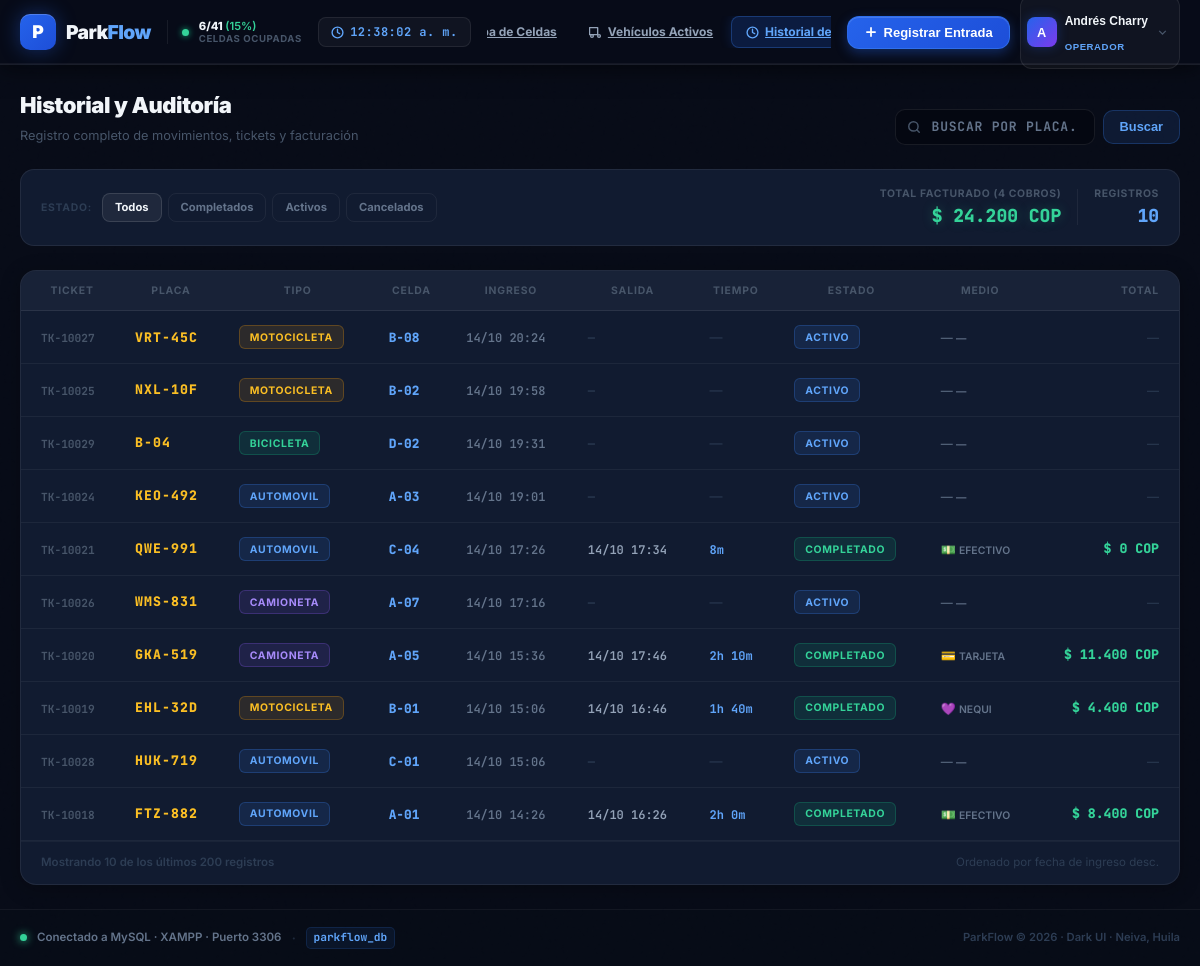
The app's page /php-app/index.php?view=history with its own data.
### tables this page shows
CREATE TABLE `users` (
  `id` VARCHAR(50) NOT NULL,
  `name` VARCHAR(100) NOT NULL,
  `email` VARCHAR(150) NOT NULL UNIQUE,
  `password` VARCHAR(255) NULL,
  `role` ENUM('ADMIN', 'OPERADOR') NOT NULL DEFAULT 'OPERADOR',
  `shift` VARCHAR(50) NULL,
  `active` TINYINT(1) NOT NULL DEFAULT 1,
  `avatar_url` VARCHAR(255) NULL,
  `created_at` DATETIME NOT NULL DEFAULT CURRENT_TIMESTAMP,
  `updated_at` DATETIME NOT NULL DEFAULT CURRENT_TIMESTAMP ON UPDATE CURRENT_TIMESTAMP,
  PRIMARY KEY (`id`)
);

CREATE TABLE `movements` (
  `id` VARCHAR(50) NOT NULL,
  `ticket_number` VARCHAR(50) NOT NULL UNIQUE,
  `plate` VARCHAR(20) NOT NULL,
  `vehicle_type` ENUM('automovil', 'motocicleta', 'camioneta', 'bicicleta') NOT NULL,
  `space_id` VARCHAR(50) NOT NULL,
  `space_code` VARCHAR(20) NOT NULL,
  `entry_time` DATETIME NOT NULL,
  `exit_time` DATETIME NULL,
  `operator_entry_id` VARCHAR(50) NOT NULL,
  `operator_entry_name` VARCHAR(100) NOT NULL,
  `operator_exit_id` VARCHAR(50) NULL,
  `operator_exit_name` VARCHAR(100) NULL,
  `helmets_count` INT NULL DEFAULT 0,
  `entry_notes` TEXT NULL,
  `exit_notes` TEXT NULL,
  `client_name` VARCHAR(100) NULL,
  `client_phone` VARCHAR(50) NULL,
  `total_minutes` INT NULL DEFAULT 0,
  `billed_minutes` INT NULL DEFAULT 0,
  `grace_applied` TINYINT(1) NULL DEFAULT 0,
  `subtotal` DECIMAL(12,2) NULL DEFAULT 0.00,
  `discount` DECIMAL(12,2) NULL DEFAULT 0.00,
  `lost_ticket_charge` TINYINT(1) NULL DEFAULT 0,
  `total_paid` DECIMAL(12,2) NULL DEFAULT 0.00,
  `payment_method` ENUM('efectivo', 'nequi', 'daviplata', 'tarjeta', 'convenio') NULL,
  `amount_received` DECIMAL(12,2) NULL DEFAULT 0.00,
  `change_given` DECIMAL(12,2) NULL DEFAULT 0.00,
  `status` ENUM('activo', 'completado', 'cancelado') NOT NULL DEFAULT 'activo',
  `created_at` DATETIME NOT NULL DEFAULT CURRENT_TIMESTAMP,
  PRIMARY KEY (`id`),
  INDEX `idx_movements_plate` (`plate`),
  INDEX `idx_movements_status` (`status`),
  INDEX `idx_movements_entry` (`entry_time`),
  INDEX `idx_movements_ticket` (`ticket_number`)
);

### php-app/views/history.php (the view, shortened to what the rows shown need)
<?php
$db = getDB();
$query  = "SELECT * FROM `movements` WHERE 1=1";
$params = [];
$query .= " ORDER BY `entry_time` DESC LIMIT 200";
$stmt = $db->prepare($query);
$stmt->execute($params);
$history = $stmt->fetchAll();
?>
<div style="display:flex; flex-direction:column; gap:1.5rem;">
  <div style="display:flex; align-items:flex-end; justify-content:space-between; flex-wrap:wrap; gap:1rem;">
    <div>
      <h1 style="margin:0; font-size:1.375rem; font-weight:900; color:#f1f5f9; letter-spacing:-.02em;">Historial y Auditoría</h1>
    </div>
  </div>
  <div style="background:var(--bg-card,#111b30); border:1px solid rgba(255,255,255,.07); border-radius:16px; overflow:hidden; box-shadow:0 4px 20px rgba(0,0,0,.25);">
    <?php if (empty($history)): ?>
      <div style="text-align:center; padding:4rem 1rem; color:#2d3d54;">
        <svg xmlns="http://www.w3.org/2000/svg" width="56" height="56" viewBox="0 0 24 24" fill="none" stroke="currentColor" stroke-width="1.5" stroke-linecap="round" stroke-linejoin="round"
             style="margin:0 auto 1rem; display:block; opacity:.25;">
          <circle cx="12" cy="12" r="10"/><polyline points="12 6 12 12 16 14"/>
        </svg>
        <p style="font-size:.9rem; font-weight:700; color:#475569; margin:0 0 .25rem;">Sin registros para este filtro</p>
        <p style="font-size:.75rem; color:#2d3d54;">Intenta cambiar el estado o la búsqueda</p>
      </div>
    <?php else: ?>
      <div style="overflow-x:auto;">
        <table class="pf-table" style="min-width:780px;">
          <thead>
            <tr>
              <th style="padding-left:1.25rem;">Ticket</th>
              <th>Placa</th>
              <th>Tipo</th>
              <th>Celda</th>
              <th>Ingreso</th>
              <th>Salida</th>
              <th>Tiempo</th>
              <th>Estado</th>
              <th>Medio</th>
              <th style="text-align:right; padding-right:1.25rem;">Total</th>
            </tr>
          </thead>
          <tbody>
            <?php foreach ($history as $h):
              $mins = (int)($h['total_minutes'] ?? 0);
              $hh   = floor($mins / 60);
              $mm   = $mins % 60;
              $statusBadge = [
                'completado' => 'badge-green',
                'activo'     => 'badge-blue',
                'cancelado'  => 'badge-rose',
              ][$h['status']] ?? 'badge-gray';
              $methodIcons = [
                'efectivo'  => '💵',
                'nequi'     => '💜',
                'daviplata' => '🟠',
                'tarjeta'   => '💳',
                'convenio'  => '🏢',
              ];
              $mIcon = $methodIcons[$h['payment_method']] ?? '—';
              $typeColors = ['automovil'=>'badge-blue','motocicleta'=>'badge-amber','camioneta'=>'badge-purple','bicicleta'=>'badge-green'];
              $typeBadge  = $typeColors[$h['vehicle_type']] ?? 'badge-gray';
            ?>
              <tr>
                <td style="padding-left:1.25rem;">
                  <span style="font-family:'JetBrains Mono',monospace; font-size:.7rem; font-weight:700; color:#475569;"><?= htmlspecialchars($h['ticket_number']) ?></span>
                </td>
                <td>
                  <span style="font-family:'JetBrains Mono',monospace; font-size:.825rem; font-weight:900; color:#fbbf24; letter-spacing:.08em;"><?= htmlspecialchars($h['plate']) ?></span>
                </td>
                <td><span class="badge <?= $typeBadge ?>"><?= $h['vehicle_type'] ?></span></td>
                <td>
                  <span style="font-family:'JetBrains Mono',monospace; font-size:.8rem; font-weight:800; color:#60a5fa;"><?= htmlspecialchars($h['space_code']) ?></span>
                </td>
                <td>
                  <span style="font-size:.75rem; font-weight:600; color:#64748b; font-family:'JetBrains Mono',monospace;"><?= date('d/m H:i', strtotime($h['entry_time'])) ?></span>
                </td>
                <td>
                  <span style="font-size:.75rem; font-weight:600; color:<?= $h['exit_time'] ? '#94a3b8' : '#2d3d54' ?>; font-family:'JetBrains Mono',monospace;">
                    <?= $h['exit_time'] ? date('d/m H:i', strtotime($h['exit_time'])) : '—' ?>
                  </span>
                </td>
                <td>
                  <?php if ($mins > 0): ?>
                    <span style="font-family:'JetBrains Mono',monospace; font-size:.75rem; font-weight:700; color:#60a5fa;">
                      <?= $hh > 0 ? "{$hh}h " : '' ?><?= $mm ?>m
                    </span>
                  <?php else: ?>
                    <span style="color:#2d3d54;">—</span>
                  <?php endif; ?>
                </td>
                <td><span class="badge <?= $statusBadge ?>"><?= $h['status'] ?></span></td>
                <td>
                  <span style="font-size:.75rem; color:#64748b;">
                    <?= $mIcon ?> <span style="font-weight:600; text-transform:uppercase; font-size:.65rem;"><?= $h['payment_method'] ?: '—' ?></span>
                  </span>
                </td>
                <td style="text-align:right; padding-right:1.25rem;">
                  <?php if ($h['total_paid'] !== null && $h['status'] === 'completado'): ?>
                    <span style="font-family:'JetBrains Mono',monospace; font-size:.825rem; font-weight:900; color:#34d399;"><?= formatCOP($h['total_paid']) ?></span>
                  <?php else: ?>
                    <span style="color:#2d3d54; font-size:.75rem;">—</span>
                  <?php endif; ?>
                </td>
              </tr>
            <?php endforeach; ?>
          </tbody>
        </table>
      </div>
    <?php endif; ?>
  </div>
</div>

### php-app/includes/header.php (shortened to what the rows shown need)
<?php
require_once __DIR__ . '/../config/db.php';
$db = getDB();
$currentUser = getCurrentUser();
$allUsers = $db->query("SELECT * FROM `users` WHERE `active` = 1 ORDER BY `role` ASC, `name` ASC")->fetchAll();
?>
<!DOCTYPE html>
<html lang="es">
<head>
  <link rel="stylesheet" href="assets/css/tailwind.local.css">
  <link rel="stylesheet" href="assets/css/app.css">
</head>
<body style="background:#080c18; color:#f1f5f9; min-height:100vh; display:flex; flex-direction:column;">
  <header class="pf-header" style="position:sticky; top:0; z-index:50;">
    <div style="max-width:90rem; margin:0 auto; padding:0 1.25rem; height:64px; display:flex; align-items:center; justify-content:space-between; gap:1rem;">
      <div style="display:flex; align-items:center; gap:.625rem; flex-shrink:0;">
        <div style="position:relative;" id="userMenuWrapper">
          <button onclick="toggleUserMenu()" id="userMenuBtn"
            style="display:flex; align-items:center; gap:.5rem; padding:.375rem .625rem .375rem .375rem;
                   background:rgba(255,255,255,.04); border:1px solid rgba(255,255,255,.08); border-radius:12px;
                   cursor:pointer; transition:all .15s; color:#f1f5f9;">
            <div style="width:30px; height:30px; border-radius:8px; background:linear-gradient(135deg,#2563eb,#7c3aed);
                        display:flex; align-items:center; justify-content:center; font-weight:800; font-size:.8rem; color:white;
                        box-shadow:0 0 12px rgba(37,99,235,.3); flex-shrink:0;">
              <?= strtoupper(substr($currentUser['name'], 0, 1)) ?>
            </div>
            <div style="text-align:left; line-height:1.2;">
              <p style="font-size:.75rem; font-weight:700; color:#f1f5f9; white-space:nowrap; max-width:100px; overflow:hidden; text-overflow:ellipsis;"><?= htmlspecialchars($currentUser['name']) ?></p>
              <p style="font-size:.6rem; font-weight:700; color:<?= $currentUser['role'] === 'ADMIN' ? '#a78bfa' : '#60a5fa' ?>; text-transform:uppercase; letter-spacing:.06em;"><?= $currentUser['role'] ?></p>
            </div>
            <svg xmlns="http://www.w3.org/2000/svg" width="13" height="13" viewBox="0 0 24 24" fill="none" stroke="currentColor" stroke-width="2.5" style="color:#475569; flex-shrink:0;"><polyline points="6 9 12 15 18 9"/></svg>
          </button>
        </div>
      </div>
    </div>
  </header>
  <main style="flex:1; max-width:90rem; width:100%; margin:0 auto; padding:1.5rem 1.25rem; position:relative; z-index:1;">

### records on screen
users: name "A", name "Andrés Charry", role "OPERADOR"
movements: ticket_number "TK-10027", plate "VRT-45C", vehicle_type "MOTOCICLETA", space_code "B-08", entry_time "14/10 20:24", status "ACTIVO", payment_method "—"
movements: ticket_number "TK-10025", plate "NXL-10F", vehicle_type "MOTOCICLETA", space_code "B-02", entry_time "14/10 19:58", status "ACTIVO", payment_method "—"
movements: ticket_number "TK-10029", plate "B-04", vehicle_type "BICICLETA", space_code "D-02", entry_time "14/10 19:31", status "ACTIVO", payment_method "—"
movements: ticket_number "TK-10024", plate "KEO-492", vehicle_type "AUTOMOVIL", space_code "A-03", entry_time "14/10 19:01", status "ACTIVO", payment_method "—"
movements: ticket_number "TK-10021", plate "QWE-991", vehicle_type "AUTOMOVIL", space_code "C-04", entry_time "14/10 17:26", exit_time "14/10 17:34", total_minutes "8", status "COMPLETADO", payment_method "💵", payment_method "EFECTIVO", total_paid "$ 0 COP"
movements: ticket_number "TK-10026", plate "WMS-831", vehicle_type "CAMIONETA", space_code "A-07", entry_time "14/10 17:16", status "ACTIVO", payment_method "—"
movements: ticket_number "TK-10020", plate "GKA-519", vehicle_type "CAMIONETA", space_code "A-05", entry_time "14/10 15:36", exit_time "14/10 17:46", total_minutes "2", total_minutes "10", status "COMPLETADO", payment_method "💳", payment_method "TARJETA", total_paid "$ 11.400 COP"
movements: ticket_number "TK-10019", plate "EHL-32D", vehicle_type "MOTOCICLETA", space_code "B-01", entry_time "14/10 15:06", exit_time "14/10 16:46", total_minutes "1", total_minutes "40", status "COMPLETADO", payment_method "💜", payment_method "NEQUI", total_paid "$ 4.400 COP"
movements: ticket_number "TK-10028", plate "HUK-719", vehicle_type "AUTOMOVIL", space_code "C-01", entry_time "14/10 15:06", status "ACTIVO", payment_method "—"
movements: ticket_number "TK-10018", plate "FTZ-882", vehicle_type "AUTOMOVIL", space_code "A-01", entry_time "14/10 14:26", exit_time "14/10 16:26", total_minutes "2", total_minutes "0", status "COMPLETADO", payment_method "💵", payment_method "EFECTIVO", total_paid "$ 8.400 COP"

### other values on screen
$occupiedSpaces "6"
$totalSpaces "41"
$occupancyRate "15"
$fMeta[0] "Todos"
$fMeta[0] "Completados"
$fMeta[0] "Activos"
$fMeta[0] "Cancelados"
$countCompleted "4"
formatCOP($totalCollected) "$ 24.200 COP"
count($history) "10"
